Frame 1 (no input): blank canvas, image omitted
Frame 60 (the mouse pressed at the canvas centre just before this capture): blank canvas, image omitted
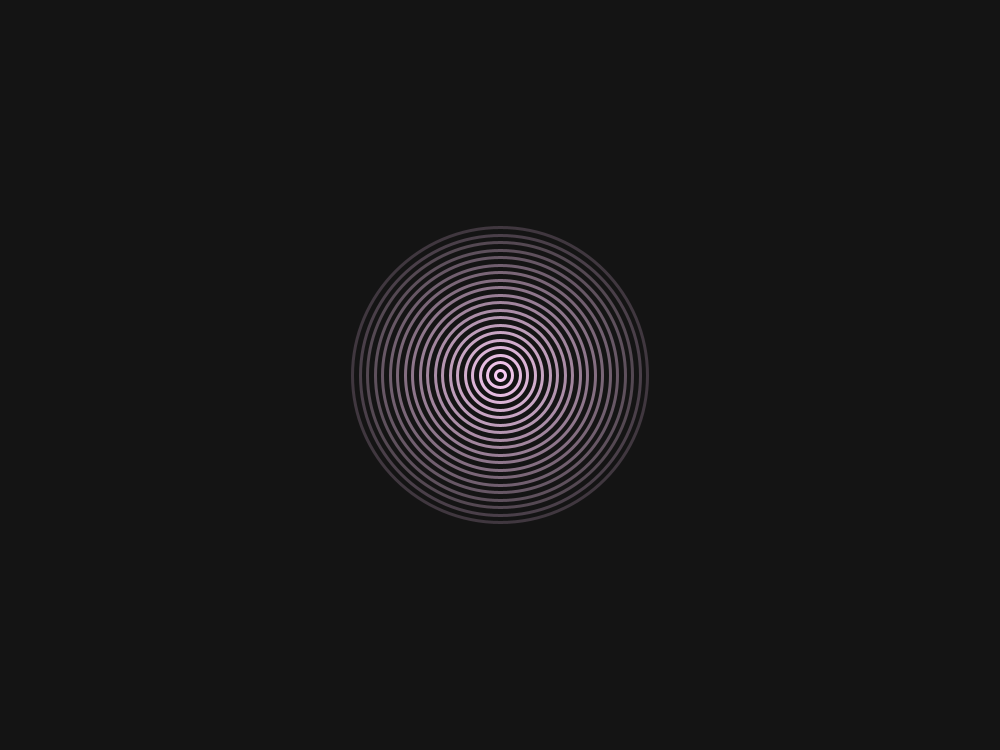
Frame 120 (the mouse held since frame 60 and released just before this capture)

The Processing sketch whose frames 1 and 60 were blank and that drew this single picture after the mouse press (run headless with seeded random() and noise(); from frame 60 on, the mouse is pressed at the canvas centre):

// Processing sketch: processing_94021
// ── processing_94021.pde

wave w[] = new wave[100];

void setup() {
  size(1000, 750);
  smooth();

  for (int i = 0; i < w.length; i++) {
    w[i] = new wave(i);
  }
} 

void draw() {
  background(20);

  for (int i = 0; i < w.length; i++) {
    w[i].looking();
  }
}

class wave {

  float r;      //半徑
  int rr;        //半徑擴大判斷 
  int num;           //編號
  float n;        //號碼牌
  float speed;      //波速
  float x;          //x座標
  float y;          //y座標
  float c;          //線條顏色
  float cc;         //線條顏色遞減速率
  int m;            //首次點擊判斷開關
  float e = 3;          //號碼牌速率參數

  wave(int i) {
    num = i;
    n = 0;
  }

  void looking() {
    fill(255, 0);
    strokeWeight(3);
    stroke(255, 209, 249, 255 - c);
    ellipse(x, y, r, r);

    if (mousePressed) {        //點滑鼠啟動
      if (m == 0) {           
        rr = 1;
        n += (e - n%e);
        m = 1;
      }
      else {
        rr = 1;
        n++;
      }
    }
    else {
      m = 0;
    }

    if (rr == 1 && n/e == num && speed == 0 ) {    
      x = mouseX;
      y = mouseY;
      speed = 5;
      cc = 3.5;
    }

    if (c > 255) {         //還原
      r = 0;
      speed = 0;
      rr = 0;
      cc = 0;
      c = 0;
    }

    if (n/e >= w.length - 1) {     //號碼牌歸零
      n = 0;
    } 

    c+=cc;
    r+=speed;
  }
}
